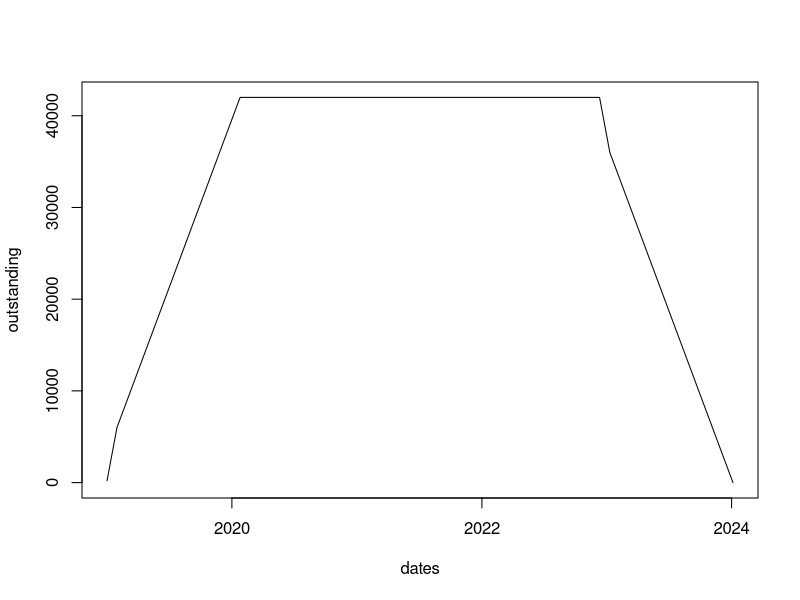
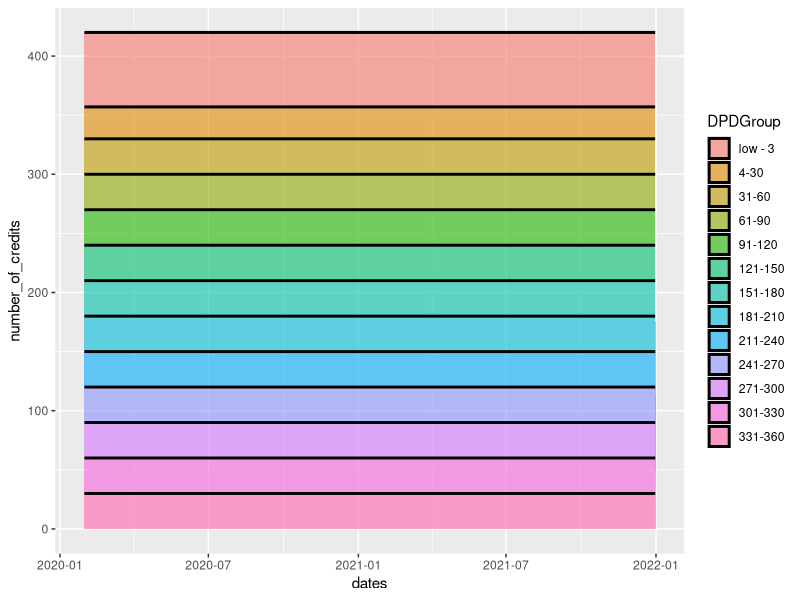

R code for these plots, in order:
# Simulating a portfolio consisting of two loans issued per day - one good and one bad one
library(tidyverse)
library(lubridate)
library(magrittr)
require(expm)


#library(future.apply)

beginDate <- as.Date("2019-01-01")
monthsForAnalysis <- 6
monthsForPrediction <- 12

simulate_loans<- function(x) {
      # Scenario 1 - paid loan
      dates <- seq.Date(from = beginDate+x, to = beginDate+x + 30, by = 'day')
      outstanding <- c(rep(100, length(dates)-1), 0)
      delay <- rep(0, length(dates))
      names <- rep(paste0("good_loan_", x), length(dates))
      sold_or_paid <- c(rep(NA, length(dates)-1), "Paid") ############
      
     #data.frame(loan_id = paste0("good_credit_", x), dates = dates, outstanding = outstanding, delay = delay)
      
      # Scenario 2 - delayed loan
      dates_del <- seq.Date(from = beginDate+x, to = beginDate+x + 390, by = 'day')
      outstanding_del <- c(rep(100, length(dates_del)-1), 0)
      delay_del <- c(rep(0, 30), seq(from = 1, to = 360, by = 1), 0)
      names_del <- rep(paste0("bad_loan_", x), length(dates_del))
      sold_or_paid_del <- c(rep(NA, length(dates_del)-1), "Sold") ###########
      
      loan_id = c(names, names_del) 
      dates = c(dates, dates_del)
      outstanding = c(outstanding, outstanding_del)
      delay = c(delay, delay_del)
      sold_or_paid = c(sold_or_paid, sold_or_paid_del)
      
      df <- data.frame(loan_id = loan_id, 
                             dates = dates,
                             outstanding = outstanding,
                             delay = delay,
                              sold_or_paid = sold_or_paid)
      
      
      return(df)
      
}

number_of_simulated_loans <- seq(from = 0, to = 360*4, by = 1)

# Simulate loans
#plan(multiprocess)
simulated_list <- lapply(number_of_simulated_loans, simulate_loans)
simulatedDF <- bind_rows(simulated_list)

Portfolio_per_day <- simulatedDF %>%
  group_by(dates) %>%
  summarise(outstanding = sum(outstanding))

plot(Portfolio_per_day, type = 'l')


Portfolios <- simulatedDF %>%
  mutate(DPDGroup = case_when(
    sold_or_paid == "Paid" ~ "Paid",
    sold_or_paid == "Sold" ~ "Sold",
    delay <=3 ~ "low - 3",
    delay <= 30 ~ "4-30",
    delay <= 60 ~ "31-60",
    delay <= 90 ~ "61-90",
    delay <= 120 ~ "91-120",
    delay <= 150 ~ "121-150",
    delay <= 180 ~ "151-180",
    delay <= 210 ~ "181-210",
    delay <= 240 ~ "211-240",
    delay <= 270 ~ "241-270",
    delay <= 300 ~ "271-300",
    delay <= 330 ~ "301-330",
    delay <= 360 ~ "331-360",
    delay > 360 ~ "361-high"
    )) 


DPDGroupLevels <- c("Paid", "low - 3", "4-30", "31-60", "61-90",
                    "91-120", "121-150", "151-180", "181-210",
                    "211-240", "241-270", "271-300", "301-330",
                    "331-360", "Sold")

Portfolios <- Portfolios %>% mutate(DPDGroup = fct_relevel(DPDGroup, DPDGroupLevels))

Portfolios <- Portfolios %>%
  group_by(loan_id) %>%
  mutate(dates1 = case_when(
    dates == max(dates) ~ as.Date(ceiling_date(dates, 'month')) - days(1)),
    dates = as.Date(ifelse(!is.na(dates1), dates1, dates), origin = "1970-01-01")) %>%
  select(-dates1)




reporting_dates <- seq.Date(from = floor_date(as.Date('2020-01-01'), 'month'),
                            to = floor_date(as.Date('2021-12-01'), 'month'),
                            by = 'month') + months(1) - days(1)

Portfolios_Clean <- Portfolios %>%
  filter(dates %in% reporting_dates) %>%
  select(loan_id, DPDGroup, dates, outstanding) %>%
  group_by(dates, DPDGroup) %>%
  # summarise(outstanding = sum(outstanding, na.rm = T)) %>%
  # spread(dates, outstanding)
  summarise(number_of_credits = n())

Summary <- Portfolios %>%
  filter(dates %in% reporting_dates) %>%
  select(loan_id, DPDGroup, dates, outstanding) %>%
  group_by(dates, DPDGroup) %>%
  # summarise(outstanding = sum(outstanding, na.rm = T)) %>%
  # spread(dates, outstanding)
  summarise(number_of_credits = n()) %>%
  spread(dates, number_of_credits)

Summary_amount <- Portfolios %>%
  filter(dates %in% reporting_dates) %>%
  select(loan_id, DPDGroup, dates, outstanding) %>%
  group_by(dates, DPDGroup) %>%
  summarise(outstanding = sum(outstanding, na.rm = T)) %>%
  spread(dates, outstanding)
  # summarise(number_of_credits = n()) %>%
  # spread(dates, number_of_credits)

Plot <- Portfolios_Clean %>%
  filter(!DPDGroup %in% c("Paid", "Sold")) 

library(ggplot2)

ggplot(Plot, aes(x = dates, y = number_of_credits, fill = DPDGroup)) +
  geom_area(alpha = 0.6, size = 1, col = 'black')

# Base Portfolios
BasePortfolios <- Portfolios %>%
  filter(dates %in% reporting_dates) %>%
  arrange(loan_id, dates) %>%
  group_by(loan_id) %>%
  mutate(TransitionFrom = as.character(DPDGroup),
         TransitionTo = as.character(lead(TransitionFrom, order_by = dates))) %>%
  filter(TransitionFrom != "Paid")

PeriodsForAnalysis <- tibble(reporting_dates) %>%
  rename(EndDate = reporting_dates) %>%
  mutate(StartDate = floor_date(EndDate, unit="month")-months(monthsForAnalysis-1)-days(1)) %>%
  filter(StartDate>"2020-01-01",
         EndDate <= "2021-12-31") %>%
  select(StartDate, EndDate) %>%
  arrange(StartDate)

# Introducing function to filling in missing columns in a dataframe with a specific set of columns
fill_cols <- function(data, cname) {
  add <-cname[!cname%in%names(data)]
  if(length(add)!=0) data[add] <- NA
  data
}

TotalCoefficients <- tibble(DPDGroupLevels) %>%
  filter(DPDGroupLevels != "Paid")

names(TotalCoefficients) <- "DPDGroup"




for (k in 1:nrow(PeriodsForAnalysis)) {
  
  #########################################################################
  #
  # Analyzing transition between buckets 
  #
  #########################################################################
  
  TempPortfolios <- BasePortfolios %>%
    filter(dates >= as.Date(PeriodsForAnalysis$StartDate)[k],
           dates < as.Date(PeriodsForAnalysis$EndDate)[k])
  
  
  DF_M1 <- TempPortfolios %>%
    group_by(TransitionFrom) %>%
    mutate(RowSumm = n()) %>%
    group_by(TransitionFrom, TransitionTo) %>%
    summarise(RowSumm = mean(RowSumm)
              , Trans = n()
    )%>%
    mutate(RR = Trans / RowSumm) %>%
    select(TransitionFrom, TransitionTo, RR) %>%
    spread(TransitionTo, RR, fill = 0)  %>%
    ungroup()
  

  
  DF_M1 <- DF_M1 %>% 
    # Adding the missing columns in case there are no observations in each group to transfer to
    fill_cols(c("TransitionFrom", DPDGroupLevels)) %>%
    # Next, adding the missing rows in a similar manner, by transposing the matrix 
    # Transpose
    t() %>%
    
    # Set columnames to the transposed matrix
    set_colnames(.[1,]) %>%
    .[-1,] %>%
    
    # And add the missing rows (now columns in the transposed matrix) with the same function 
    as.data.frame()%>%
    fill_cols(c(DPDGroupLevels)) %>%
    
    # Transpose back to normal state
    t() %>%
    as.data.frame()%>%
    rownames_to_column("TransitionFrom") %>%
    
    # Arrange all columns
    select(c("TransitionFrom", DPDGroupLevels)) %>%
    
    # Dealing with classes - convert all columns to numeric (through character)
    mutate_at(DPDGroupLevels, as.character) %>%
    mutate_at(DPDGroupLevels, as.numeric) %>%
    
    # Convert the rownames to factor
    mutate(TransitionFrom = fct_relevel(TransitionFrom, DPDGroupLevels)) %>%
    
    # Arrange all rows
    arrange(TransitionFrom)
  
  
  # if (!file.exists(file = "./Result/TransitionMatrix_Apr-Aug19.csv")) {
  #   write_csv(DF_M1,"./Result/TransitionMatrix_Apr-Aug19.csv")
  # } else {
  #   print("The file was not saved, as it already exists in the wd")}
  # 
  
  #########################################################################
  #
  # Markov Chain - assumptions for future transition coefficients
  #
  #########################################################################
  
  M1 <- as.matrix(sapply(select(DF_M1, -TransitionFrom), as.numeric))
  ## Transform M1 to square
  #M2 <- rbind(c(1, rep(0, ncol(M1)-1)), M1)
  M2 <- M1
  M2[1,]<-c(1, rep(0, ncol(M1)-1))
  M2[nrow(M2),]<-c(rep(0, ncol(M1)-1),1)
  
  
  DiagM <-diag(15)
  
  for(i in 1:(nrow(M2)-1)) {
    for(j in 1:ncol(M2)) {
      
      DiagM[i,j] <- M2[i,j]
      
    }
  }
  
  # Creating a matrix with coefficients forecast after six periods
  M2_Pow6 <- round(DiagM %^% monthsForPrediction, 2)
  
  # Provisional coefficients per bucket
  ProvisionalCoefficients<-tibble(DPDGroupLevels)
  names(ProvisionalCoefficients)<-"DPDGroup"
  ProvisionalCoefficients$Coefficients<-M2_Pow6[,ncol(M2_Pow6)]
  
  # Taking into consideration assumption for the cession price in Ukraine
  #ProvisionalCoefficients$Coefficients[1:(nrow(ProvisionalCoefficients)-1)]<-ProvisionalCoefficients$Coefficients[1:(nrow(ProvisionalCoefficients)-1)]*(1-CessionPrice)
  
  ProvisionalCoefficients$Coefficients<-round(ProvisionalCoefficients$Coefficients, 4)
  
  names(ProvisionalCoefficients$Coefficients) <- as.character(as.Date(PeriodsForAnalysis$StartDate)[k])
  
  
  # if (!file.exists(file = "./Result/ProvisionalCoefs.csv")) {
  #   write_csv(ProvisionalCoefficients,"./Result/ProvisionalCoefs.csv")
  # } else {
  #   print("The file was not saved, as it already exists in the wd")}
  
  
  TotalCoefficients <- TotalCoefficients %>%
    left_join(ProvisionalCoefficients , by="DPDGroup")
  
}


names(TotalCoefficients) <- c("DPDGroup", as.character(PeriodsForAnalysis$EndDate))

TotalCoefficients
